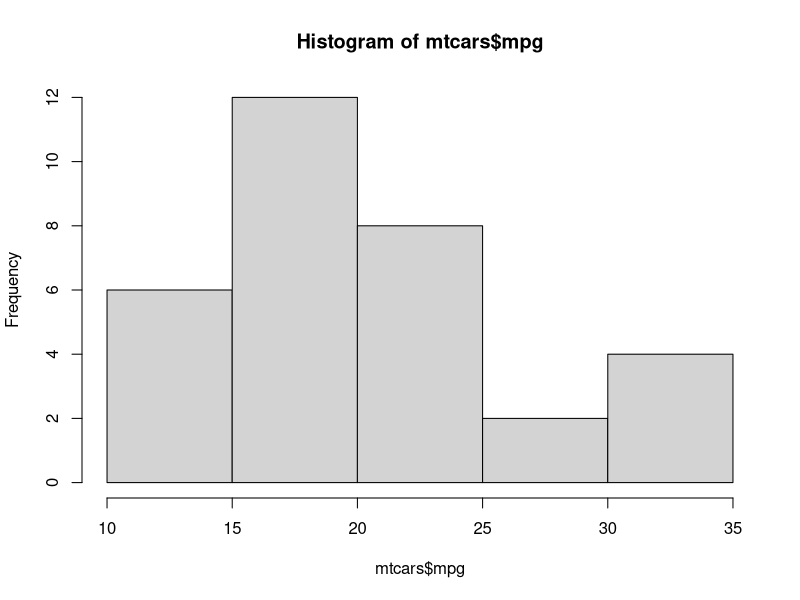
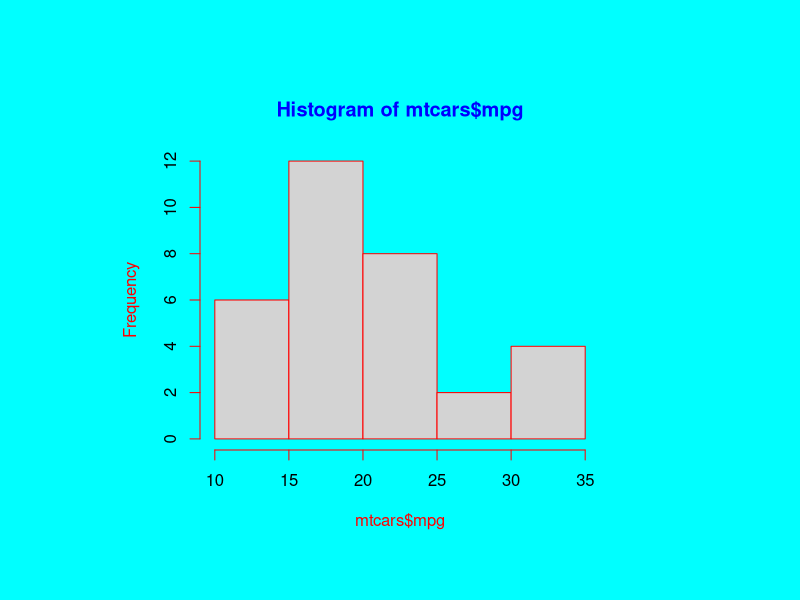
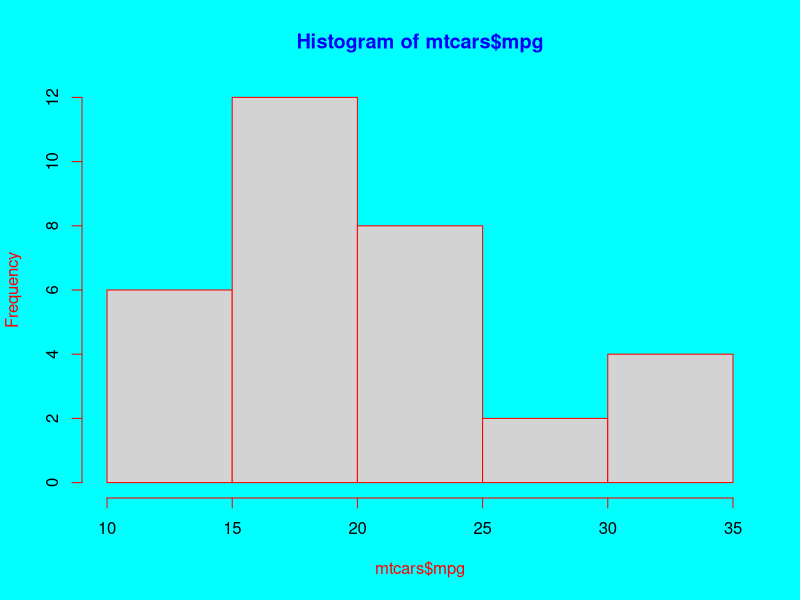
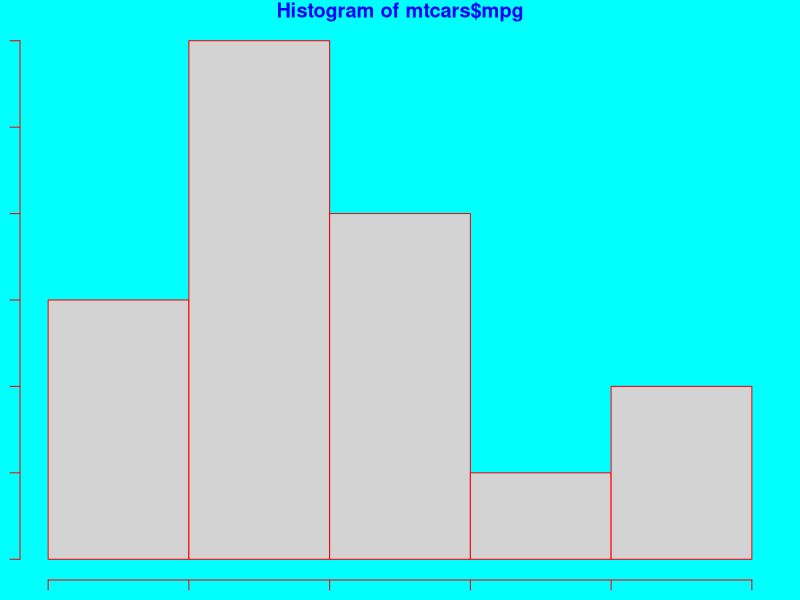
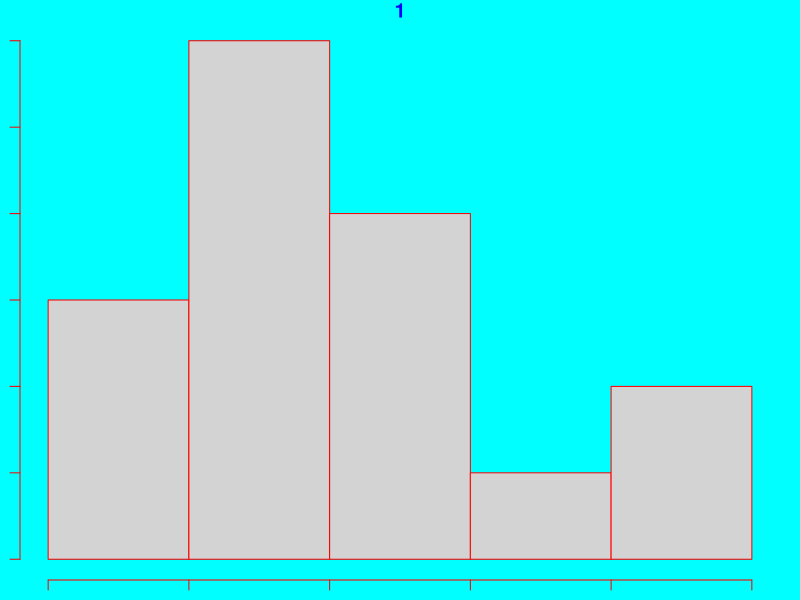
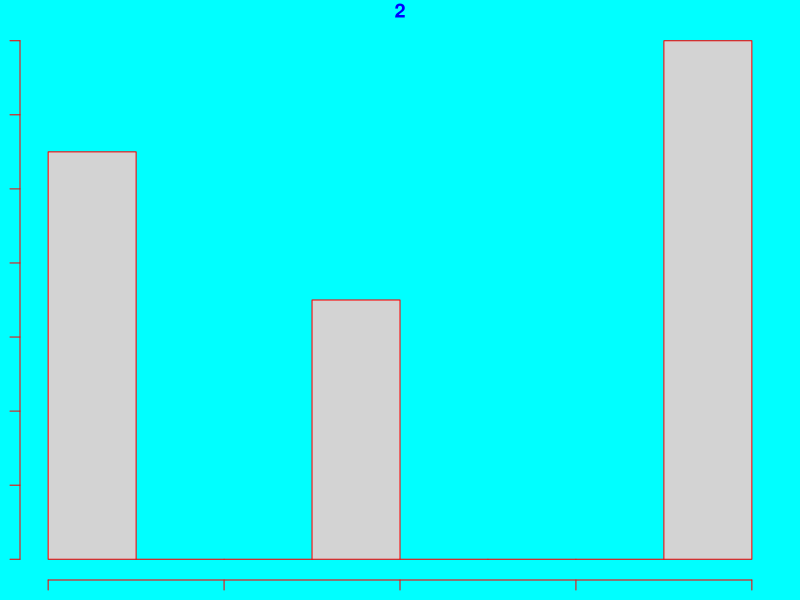
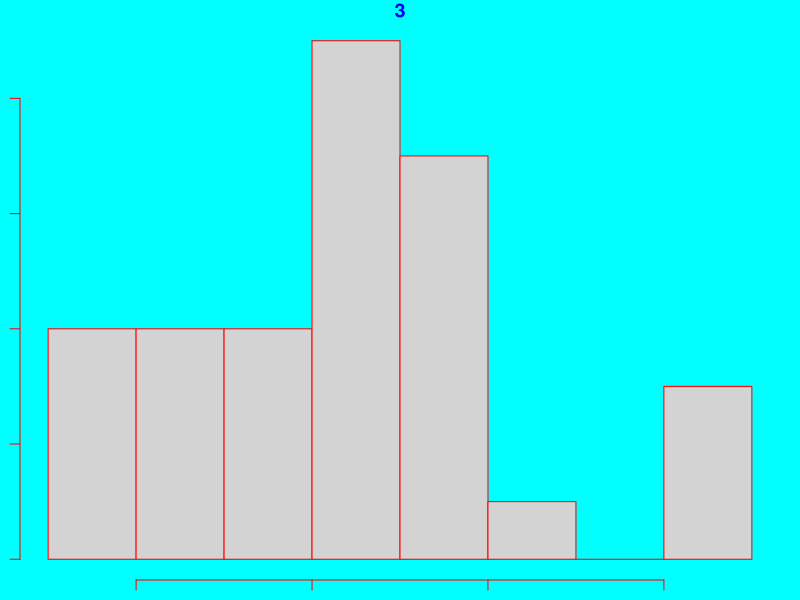
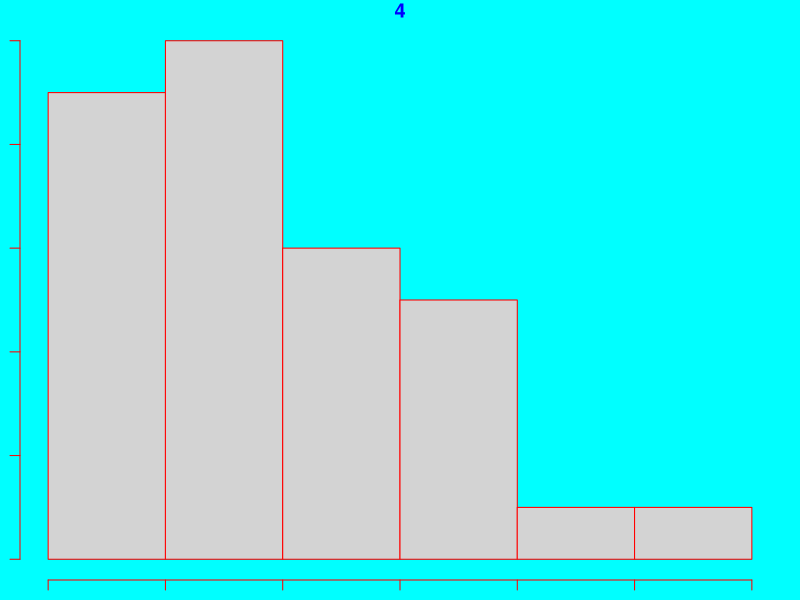

Write the R code that produced these figures, in order. (Note: this script raises an error after producing the figures.)
hist(mtcars$mpg)
par()
par(pin=c(4,3))             #per Inch
par(col.lab='red')
par(col.main='blue')
par(bg="cyan")
par(fg='red')
hist(mtcars$mpg)
opar=par(no.readonly = T)
opar
par(opar)
hist(mtcars$mpg)
#mar=margin in cms
#mai=margin in inches

par('mar')
par('mai')    
par(mar=c(1,1,1,1))
par('mar')
hist(mtcars$mpg)

attach(mtcars)
hist(mpg, main='1')
hist(cyl, main='2')
hist(wt, main='3')
hist(hp, main='4')
par(mfrow=c(2,2))        #multiple frame per row
par(mfcol=c(2,2))        #multiple frame per row

str(mtcars)
pie(mpg, main='1')
pie(cyl, main='2')
pie(wt, main='3')
pie(hp, main='4')


layout(matrix(c(1,1,2,3), byrow = T, nrow=2))
hist(mpg, main='1')
hist(cyl, main='2')
hist(wt, main='3')

pie(mpg, main='1')
pie(cyl, main='2')
pie(wt, main='3')


layout(matrix(c(1,2,3,3,4,5), byrow = T, nrow=3))
hist(mpg, main='1')
hist(cyl, main='2')
hist(wt, main='3')
hist(hp, main='4')
hist(hvs, main='4')

#for hight and width ratio                       width ratio=3:1, height ratio=1:2
layout(matrix(c(1,2,3,3,4,5), byrow = T, nrow=3), widths =c(3,1),heights=c(1,2))
hist(mpg, main='1')
hist(cyl, main='2')
hist(wt, main='3')
hist(hp, main='4')
hist(vs, main='5')




